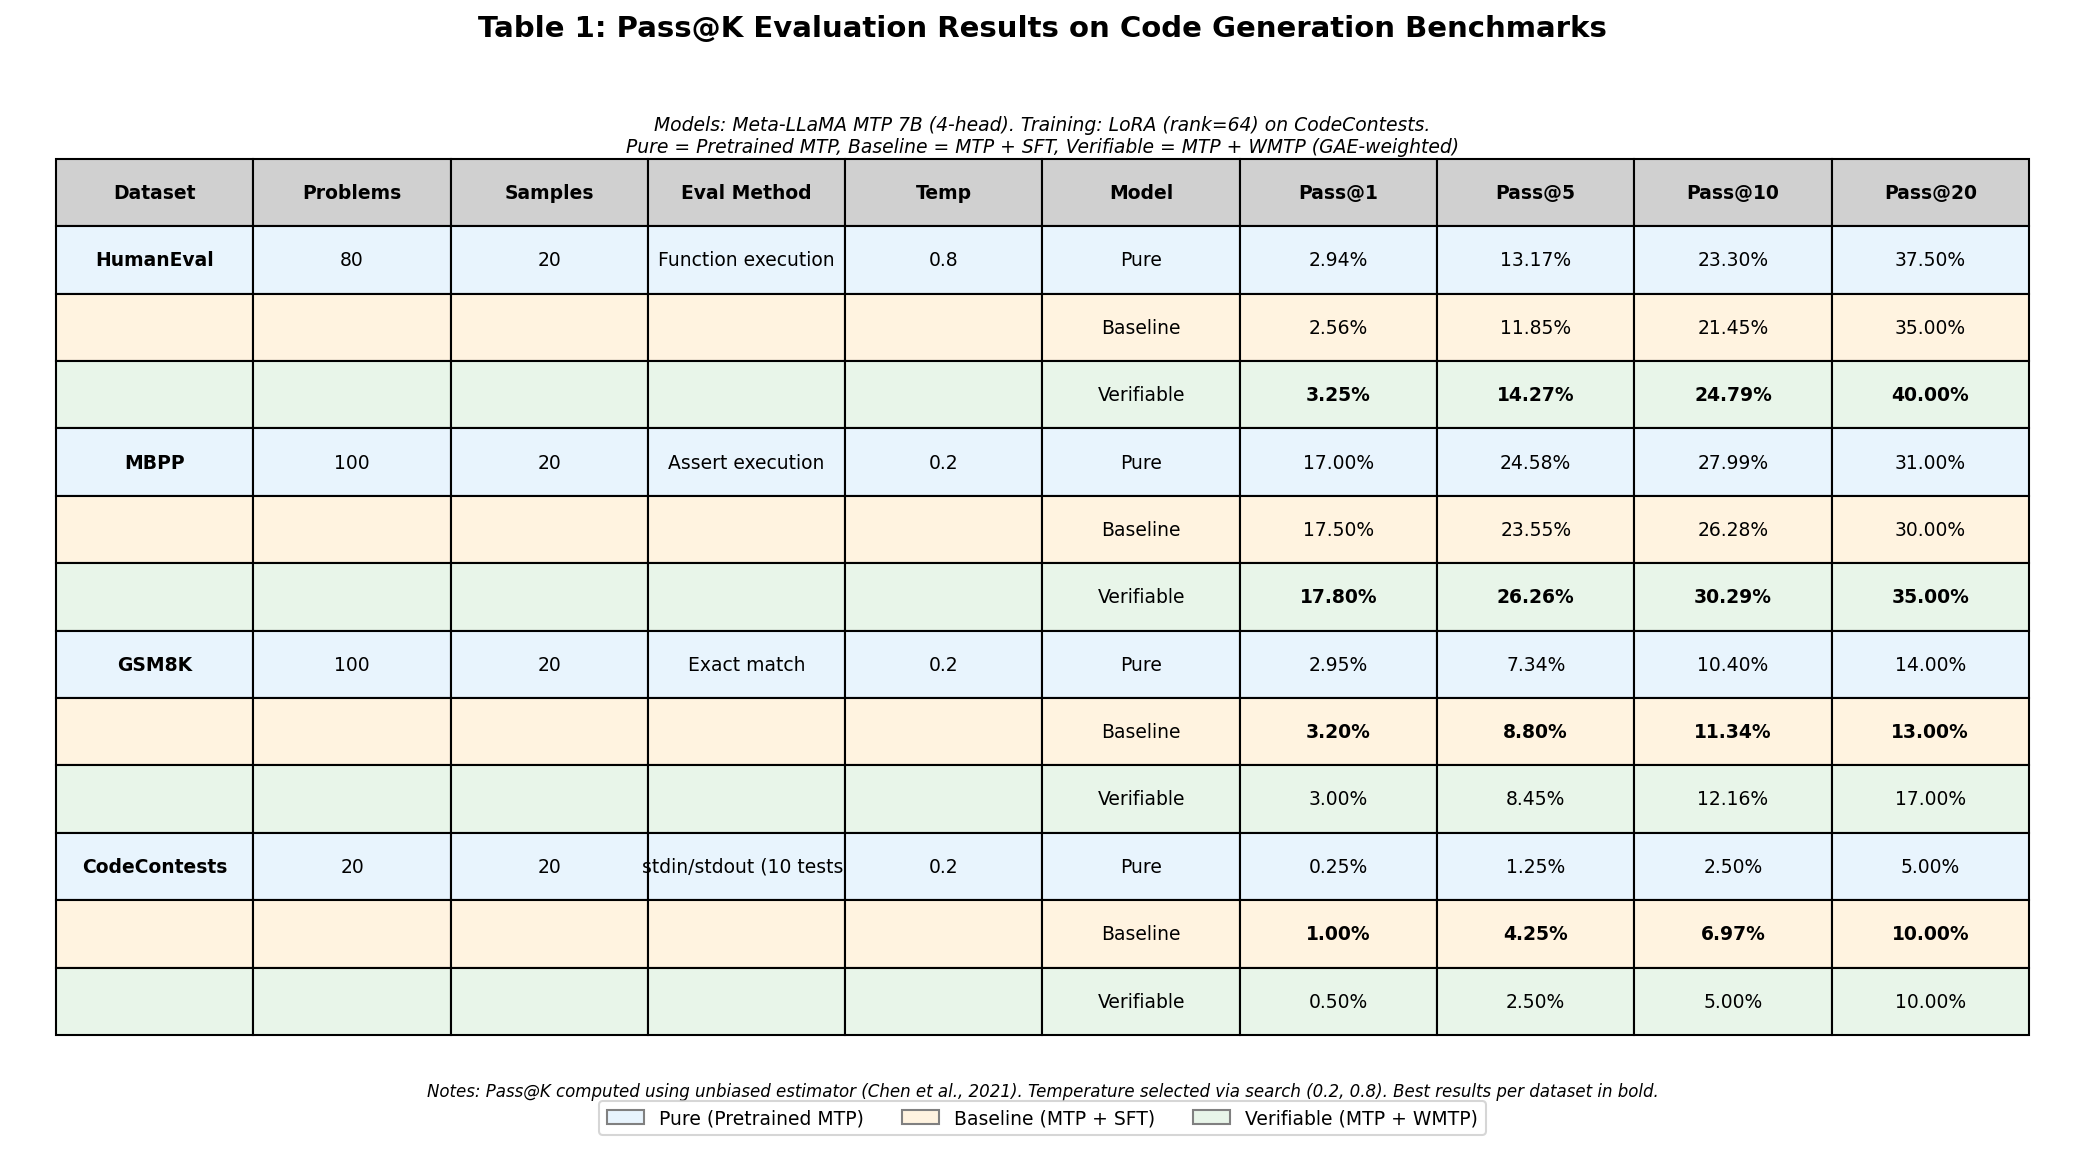

Reproduce this figure in Python.
"""논문용 평가 결과 표 생성 스크립트"""

import matplotlib.pyplot as plt
import matplotlib.patches as mpatches
import numpy as np

# 폰트 설정
plt.rcParams['font.family'] = 'DejaVu Sans'
plt.rcParams['font.size'] = 10

# 평가 결과 데이터 (로그에서 추출)
# Temperature search 후 best temperature 결과 사용

results = {
    'HumanEval': {
        'n_problems': 80,
        'n_samples': 20,
        'eval_method': 'Function execution',
        'temperature': 0.8,
        'Pure': {'pass@1': 2.94, 'pass@5': 13.17, 'pass@10': 23.30, 'pass@20': 37.50},
        'Baseline': {'pass@1': 2.56, 'pass@5': 11.85, 'pass@10': 21.45, 'pass@20': 35.00},
        'Verifiable': {'pass@1': 3.25, 'pass@5': 14.27, 'pass@10': 24.79, 'pass@20': 40.00},
    },
    'MBPP': {
        'n_problems': 100,
        'n_samples': 20,
        'eval_method': 'Assert execution',
        'temperature': 0.2,
        'Pure': {'pass@1': 17.00, 'pass@5': 24.58, 'pass@10': 27.99, 'pass@20': 31.00},
        'Baseline': {'pass@1': 17.50, 'pass@5': 23.55, 'pass@10': 26.28, 'pass@20': 30.00},
        'Verifiable': {'pass@1': 17.80, 'pass@5': 26.26, 'pass@10': 30.29, 'pass@20': 35.00},
    },
    'GSM8K': {
        'n_problems': 100,
        'n_samples': 20,
        'eval_method': 'Exact match',
        'temperature': 0.2,
        'Pure': {'pass@1': 2.95, 'pass@5': 7.34, 'pass@10': 10.40, 'pass@20': 14.00},
        'Baseline': {'pass@1': 3.20, 'pass@5': 8.80, 'pass@10': 11.34, 'pass@20': 13.00},
        'Verifiable': {'pass@1': 3.00, 'pass@5': 8.45, 'pass@10': 12.16, 'pass@20': 17.00},
    },
    'CodeContests': {
        'n_problems': 20,
        'n_samples': 20,
        'eval_method': 'stdin/stdout (10 tests)',
        'temperature': 0.2,
        'Pure': {'pass@1': 0.25, 'pass@5': 1.25, 'pass@10': 2.50, 'pass@20': 5.00},
        'Baseline': {'pass@1': 1.00, 'pass@5': 4.25, 'pass@10': 6.97, 'pass@20': 10.00},
        'Verifiable': {'pass@1': 0.50, 'pass@5': 2.50, 'pass@10': 5.00, 'pass@20': 10.00},
    },
}

def create_results_table():
    """논문용 평가 결과 표 생성"""
    fig, ax = plt.subplots(figsize=(14, 8))
    ax.axis('off')

    # 제목
    fig.suptitle('Table 1: Pass@K Evaluation Results on Code Generation Benchmarks',
                 fontsize=14, fontweight='bold', y=0.95)

    # 서브타이틀
    ax.text(0.5, 0.92,
            'Models: Meta-LLaMA MTP 7B (4-head). Training: LoRA (rank=64) on CodeContests.\n'
            'Pure = Pretrained MTP, Baseline = MTP + SFT, Verifiable = MTP + WMTP (GAE-weighted)',
            ha='center', va='top', fontsize=9, style='italic',
            transform=ax.transAxes)

    # 테이블 데이터 구성
    col_labels = ['Dataset', 'Problems', 'Samples', 'Eval Method', 'Temp',
                  'Model', 'Pass@1', 'Pass@5', 'Pass@10', 'Pass@20']

    cell_data = []
    cell_colors = []

    row_colors = {
        'Pure': '#E8F4FD',      # 연한 파랑
        'Baseline': '#FFF3E0',   # 연한 주황
        'Verifiable': '#E8F5E9', # 연한 초록
    }

    for dataset, data in results.items():
        for i, model in enumerate(['Pure', 'Baseline', 'Verifiable']):
            if i == 0:
                row = [dataset, str(data['n_problems']), str(data['n_samples']),
                       data['eval_method'], str(data['temperature'])]
            else:
                row = ['', '', '', '', '']

            scores = data[model]
            row.extend([
                model,
                f"{scores['pass@1']:.2f}%",
                f"{scores['pass@5']:.2f}%",
                f"{scores['pass@10']:.2f}%",
                f"{scores['pass@20']:.2f}%",
            ])
            cell_data.append(row)
            cell_colors.append([row_colors[model]] * len(col_labels))

    # 테이블 생성
    table = ax.table(
        cellText=cell_data,
        colLabels=col_labels,
        cellColours=cell_colors,
        colColours=['#D0D0D0'] * len(col_labels),
        cellLoc='center',
        loc='center',
        bbox=[0.02, 0.08, 0.96, 0.80]
    )

    # 스타일 조정
    table.auto_set_font_size(False)
    table.set_fontsize(9)
    table.scale(1.0, 1.8)

    # 헤더 볼드
    for j in range(len(col_labels)):
        table[(0, j)].set_text_props(fontweight='bold')

    # 데이터셋 이름 볼드
    for i in range(1, len(cell_data) + 1):
        if cell_data[i-1][0]:  # 데이터셋 이름이 있는 행
            table[(i, 0)].set_text_props(fontweight='bold')

    # Best 결과 하이라이트 (각 데이터셋별 Pass@1 최고값)
    dataset_start_rows = [1, 4, 7, 10]  # 각 데이터셋 시작 행
    for start_row in dataset_start_rows:
        # Pass@1 값 추출 (인덱스 6)
        values = []
        for i in range(3):
            val_str = cell_data[start_row - 1 + i][6]
            values.append(float(val_str.replace('%', '')))

        # 최고값 찾기
        max_idx = np.argmax(values)
        best_row = start_row + max_idx

        # Pass@1, 5, 10, 20 모두 볼드 처리
        for col in [6, 7, 8, 9]:
            table[(best_row, col)].set_text_props(fontweight='bold')

    # 범례
    legend_elements = [
        mpatches.Patch(facecolor='#E8F4FD', edgecolor='gray', label='Pure (Pretrained MTP)'),
        mpatches.Patch(facecolor='#FFF3E0', edgecolor='gray', label='Baseline (MTP + SFT)'),
        mpatches.Patch(facecolor='#E8F5E9', edgecolor='gray', label='Verifiable (MTP + WMTP)'),
    ]
    ax.legend(handles=legend_elements, loc='lower center', ncol=3,
              bbox_to_anchor=(0.5, -0.02), fontsize=9)

    # 하단 노트
    note_text = (
        "Notes: Pass@K computed using unbiased estimator (Chen et al., 2021). "
        "Temperature selected via search (0.2, 0.8). "
        "Best results per dataset in bold."
    )
    ax.text(0.5, 0.02, note_text, ha='center', va='bottom', fontsize=8,
            style='italic', transform=ax.transAxes)

    plt.tight_layout()
    plt.savefig('/Users/wesley/Desktop/wooshikwon/weighted_mtp/docs/figures/evaluation_results_table.png',
                dpi=150, bbox_inches='tight', facecolor='white')
    plt.savefig('/Users/wesley/Desktop/wooshikwon/weighted_mtp/docs/figures/evaluation_results_table.pdf',
                bbox_inches='tight', facecolor='white')
    print("저장 완료: evaluation_results_table.png, evaluation_results_table.pdf")
    plt.close()


def create_comparison_chart():
    """Pass@K 비교 바 차트 생성"""
    fig, axes = plt.subplots(2, 2, figsize=(12, 10))
    fig.suptitle('Figure 1: Pass@K Performance Comparison Across Benchmarks',
                 fontsize=14, fontweight='bold')

    datasets = ['HumanEval', 'MBPP', 'GSM8K', 'CodeContests']
    models = ['Pure', 'Baseline', 'Verifiable']
    colors = ['#2196F3', '#FF9800', '#4CAF50']
    k_values = ['pass@1', 'pass@5', 'pass@10', 'pass@20']

    for idx, (ax, dataset) in enumerate(zip(axes.flat, datasets)):
        data = results[dataset]
        x = np.arange(len(k_values))
        width = 0.25

        for i, model in enumerate(models):
            values = [data[model][k] for k in k_values]
            bars = ax.bar(x + i * width, values, width, label=model, color=colors[i], alpha=0.8)

            # 값 레이블
            for bar, val in zip(bars, values):
                height = bar.get_height()
                ax.annotate(f'{val:.1f}',
                           xy=(bar.get_x() + bar.get_width() / 2, height),
                           xytext=(0, 3),
                           textcoords="offset points",
                           ha='center', va='bottom', fontsize=7)

        ax.set_xlabel('Metric')
        ax.set_ylabel('Pass Rate (%)')
        ax.set_title(f'{dataset} (n={data["n_problems"]}, T={data["temperature"]})')
        ax.set_xticks(x + width)
        ax.set_xticklabels(['@1', '@5', '@10', '@20'])
        ax.legend(loc='upper left', fontsize=8)
        ax.set_ylim(0, max(max(data[m][k] for k in k_values for m in models) * 1.3, 5))
        ax.grid(axis='y', alpha=0.3)

    plt.tight_layout()
    plt.savefig('/Users/wesley/Desktop/wooshikwon/weighted_mtp/docs/figures/evaluation_comparison_chart.png',
                dpi=150, bbox_inches='tight', facecolor='white')
    plt.savefig('/Users/wesley/Desktop/wooshikwon/weighted_mtp/docs/figures/evaluation_comparison_chart.pdf',
                bbox_inches='tight', facecolor='white')
    print("저장 완료: evaluation_comparison_chart.png, evaluation_comparison_chart.pdf")
    plt.close()


def create_improvement_table():
    """Verifiable vs Baseline 개선율 표"""
    fig, ax = plt.subplots(figsize=(10, 5))
    ax.axis('off')

    fig.suptitle('Table 2: Improvement of Verifiable (WMTP) over Baseline (SFT)',
                 fontsize=12, fontweight='bold', y=0.95)

    col_labels = ['Dataset', 'Δ Pass@1', 'Δ Pass@5', 'Δ Pass@10', 'Δ Pass@20', 'Avg Δ']

    cell_data = []
    cell_colors = []

    for dataset, data in results.items():
        baseline = data['Baseline']
        verifiable = data['Verifiable']

        deltas = []
        for k in ['pass@1', 'pass@5', 'pass@10', 'pass@20']:
            delta = verifiable[k] - baseline[k]
            deltas.append(delta)

        avg_delta = np.mean(deltas)

        row = [dataset]
        row_color = []

        for delta in deltas:
            if delta > 0:
                row.append(f'+{delta:.2f}%p')
                row_color.append('#C8E6C9')  # 초록
            elif delta < 0:
                row.append(f'{delta:.2f}%p')
                row_color.append('#FFCDD2')  # 빨강
            else:
                row.append(f'{delta:.2f}%p')
                row_color.append('#FFFFFF')

        if avg_delta > 0:
            row.append(f'+{avg_delta:.2f}%p')
            row_color.append('#A5D6A7')
        else:
            row.append(f'{avg_delta:.2f}%p')
            row_color.append('#EF9A9A')

        cell_data.append(row)
        cell_colors.append(['#F5F5F5'] + row_color)

    table = ax.table(
        cellText=cell_data,
        colLabels=col_labels,
        cellColours=cell_colors,
        colColours=['#BDBDBD'] * len(col_labels),
        cellLoc='center',
        loc='center',
        bbox=[0.1, 0.2, 0.8, 0.65]
    )

    table.auto_set_font_size(False)
    table.set_fontsize(10)
    table.scale(1.0, 2.0)

    for j in range(len(col_labels)):
        table[(0, j)].set_text_props(fontweight='bold')

    # 범례
    ax.text(0.5, 0.12,
            'Green: Verifiable outperforms Baseline | Red: Baseline outperforms Verifiable',
            ha='center', fontsize=9, style='italic', transform=ax.transAxes)

    plt.tight_layout()
    plt.savefig('/Users/wesley/Desktop/wooshikwon/weighted_mtp/docs/figures/improvement_table.png',
                dpi=150, bbox_inches='tight', facecolor='white')
    plt.savefig('/Users/wesley/Desktop/wooshikwon/weighted_mtp/docs/figures/improvement_table.pdf',
                bbox_inches='tight', facecolor='white')
    print("저장 완료: improvement_table.png, improvement_table.pdf")
    plt.close()


if __name__ == '__main__':
    import os
    os.makedirs('/Users/wesley/Desktop/wooshikwon/weighted_mtp/docs/figures', exist_ok=True)

    create_results_table()
    create_comparison_chart()
    create_improvement_table()
    print("\n모든 그림 생성 완료!")
